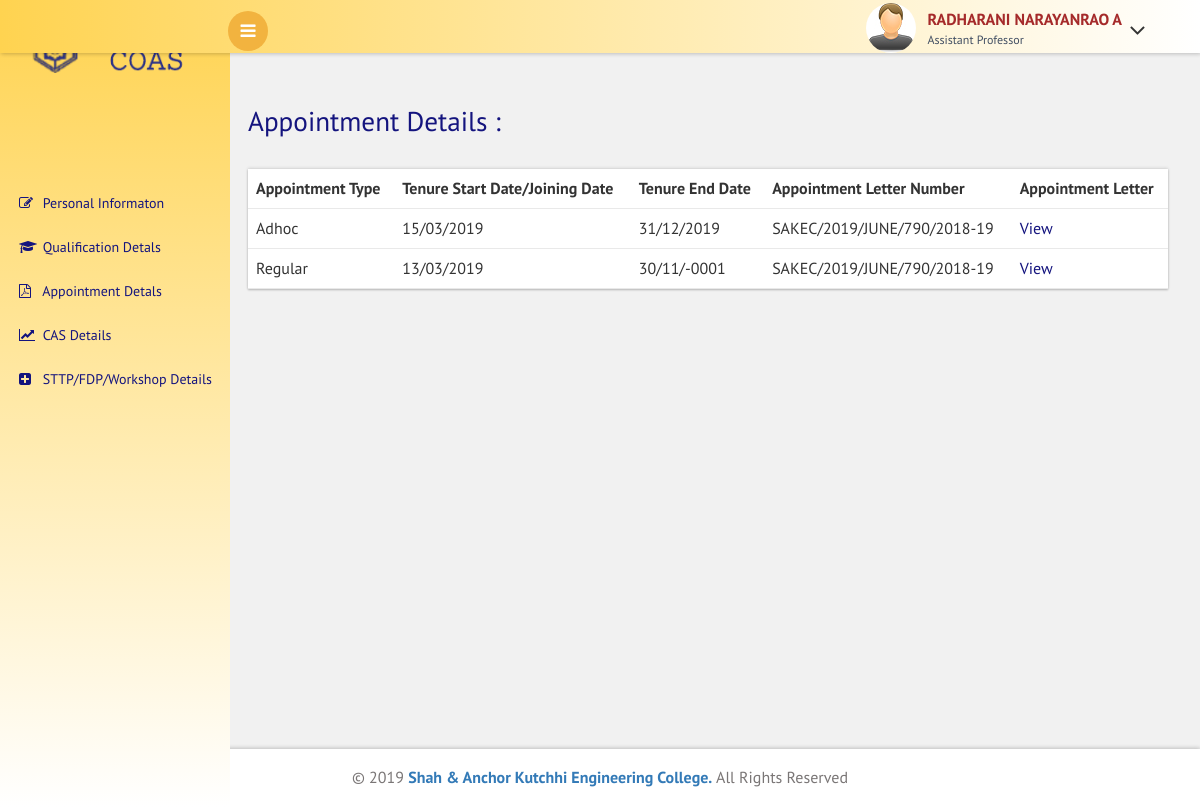
The page /appointment_details.php (signed in) on the database its author committed.
### tables this page shows
CREATE TABLE IF NOT EXISTS `appointment_details` (
  `e_no` varchar(10) DEFAULT NULL,
  `emailid` varchar(300) DEFAULT NULL,
  `doc_id` varchar(30) DEFAULT NULL,
  `appointment_type` varchar(10) DEFAULT NULL,
  `tsd` date DEFAULT NULL,
  `ted` date DEFAULT NULL,
  `letter_number` varchar(50) DEFAULT NULL,
  `file_url` varchar(1000) DEFAULT NULL
);

### appointment_details.php (the view, shortened to what this page needs)
<?php
require_once("db_connect.php");
$name=$_SESSION['name'];
$designation=$_SESSION['designation'];
$emp_code=$_SESSION["emp_code"];
$email=$_SESSION["email"];
?>
<!DOCTYPE HTML>
<html>
<head>
<link href="css/bootstrap.css" rel='stylesheet' type='text/css' />
<link href="css/style.css" rel='stylesheet' type='text/css' />
<link rel="stylesheet" href="https://cdnjs.cloudflare.com/ajax/libs/font-awesome/4.7.0/css/font-awesome.min.css">
<link href='css/SidebarNav.min.css' media='all' rel='stylesheet' type='text/css'/>
<link href="css/custom.css" rel="stylesheet">
					<link href="css/owl.carousel.css" rel="stylesheet">
</head>
<body class="cbp-spmenu-push">
	<div class="main-content">
	<div class="cbp-spmenu cbp-spmenu-vertical cbp-spmenu-left" id="cbp-spmenu-s1">
		<aside class="sidebar-left">
      <nav class="navbar navbar-inverse">
          <div class="navbar-header">
            <a class="navbar-brand" href="personal_info.php"><img width="100%" src="images/edm_logo.png"></a><br/><br/>
          </div>
          <div class="collapse navbar-collapse" id="bs-example-navbar-collapse-1">
            <ul class="sidebar-menu">
              <li class="treeview">
                <a href="personal_info.php">
                <i class="fa fa-edit"></i> <span>Personal Informaton</span>
                </a>
              </li>
			  <li class="treeview">
                <a href="qual_details.php">
                <i class="fa fa-graduation-cap"></i> <span>Qualification Detals</span>
                </a>
              </li>
			  <li class="treeview">
                <a href="appointment_details.php">
                <i class="fa fa-file-pdf-o"></i> <span>Appointment Detals</span>
                </a>
              </li>
			  <li class="treeview">
                <a href="cas_details.php">
                <i class="fa fa-line-chart"></i> <span>CAS Details</span>
                </a>
              </li>
			  <li class="treeview">
                <a href="training_details.php">
                <i class="fa fa-plus-square"></i> <span>STTP/FDP/Workshop Details</span>
                </a>
              </li>
      </nav>
    </aside>
	</div>
		<div class="sticky-header header-section ">
			<div class="header-left">
				<button id="showLeftPush"><i class="fa fa-bars"></i></button>
				<div class="clearfix"> </div>
			</div>
			<div class="header-right">
				<div class="profile_details">
					<ul>
						<li class="dropdown profile_details_drop">
							<a href="#" class="dropdown-toggle" data-toggle="dropdown" aria-expanded="false">
								<div class="profile_img">
									<span class="prfil-img"><img src="images/2.jpg" alt=""> </span>
									<div class="user-name">
										<p><?php echo $name; ?></p>
										<span><?php echo $designation; ?></span>
									</div>
									<i class="fa fa-angle-down lnr"></i>
									<div class="clearfix"></div>
								</div>
							</a>
						</li>
					</ul>
				</div>
				<div class="clearfix"> </div>
			</div>
			<div class="clearfix"> </div>
		</div>
		<div id="page-wrapper">
		<div class="row">
			<h3 class="title1">Appointment Details :</h3>
				<div class=" panel-body-inputin">
				<form class="form-horizontal">
				<div class="bs-example widget-shadow" data-example-id="hoverable-table">
				<table id="appointment_details" class="table table-hover">
				<thead>
				<tr>
				<th>Appointment Type</th><th>Tenure Start date/Joining Date</th><th>Tenure End date</th><th>Appointment Letter Number</th><th>Appointment Letter</th>
				</tr>
				</thead>
				<tbody id="app_table">
				<?php
				$qry="SELECT * FROM `appointment_details` WHERE e_no='$emp_code' or emailid='$email'";
				$result = mysqli_query($conn,$qry);
				if(mysqli_num_rows($result)>0)
				{
					while($row = mysqli_fetch_assoc($result))
					{
						if(date("d/m/Y", strtotime($row['ted']))=="01/01/1970")
						{
							$ted="-";
						}
						else
						{
							$ted=date("d/m/Y", strtotime($row['ted']));
						}
						echo "<tr><td>".$row['appointment_type']."</td><td>".date("d/m/Y", strtotime($row['tsd']))."</td><td>".$ted."</td><td>".$row['letter_number']."</td><td><a target='_blank' href=".$row['file_url'].">View</a></td></tr>";
					}
				}
				?>
				</tbody>
				</table>
				</form>
				</div>
				</div>
		</div>
		</div>
	<div class="footer">
	   <p>&copy; 2019 <a target="_blank" href="http://shahandanchor.com/">Shah & Anchor Kutchhi Engineering College.</a> All Rights Reserved </p>
	</div>
</body>
</html>

### css/custom.css (style rules this page uses)
#page-wrapper { padding:5em 2em 2.5em; background-color: #F1F1F1; }

### rows shown on the page
appointment_details: appointment_type "Adhoc", tsd "15/03/2019", ted "31/12/2019", letter_number "SAKEC/2019/JUNE/790/2018-19"
appointment_details: appointment_type "Regular", tsd "13/03/2019", ted "30/11/-0001", letter_number "SAKEC/2019/JUNE/790/2018-19"

### other values the page prints
$name "RADHARANI NARAYANRAO A"
$designation "Assistant Professor"
